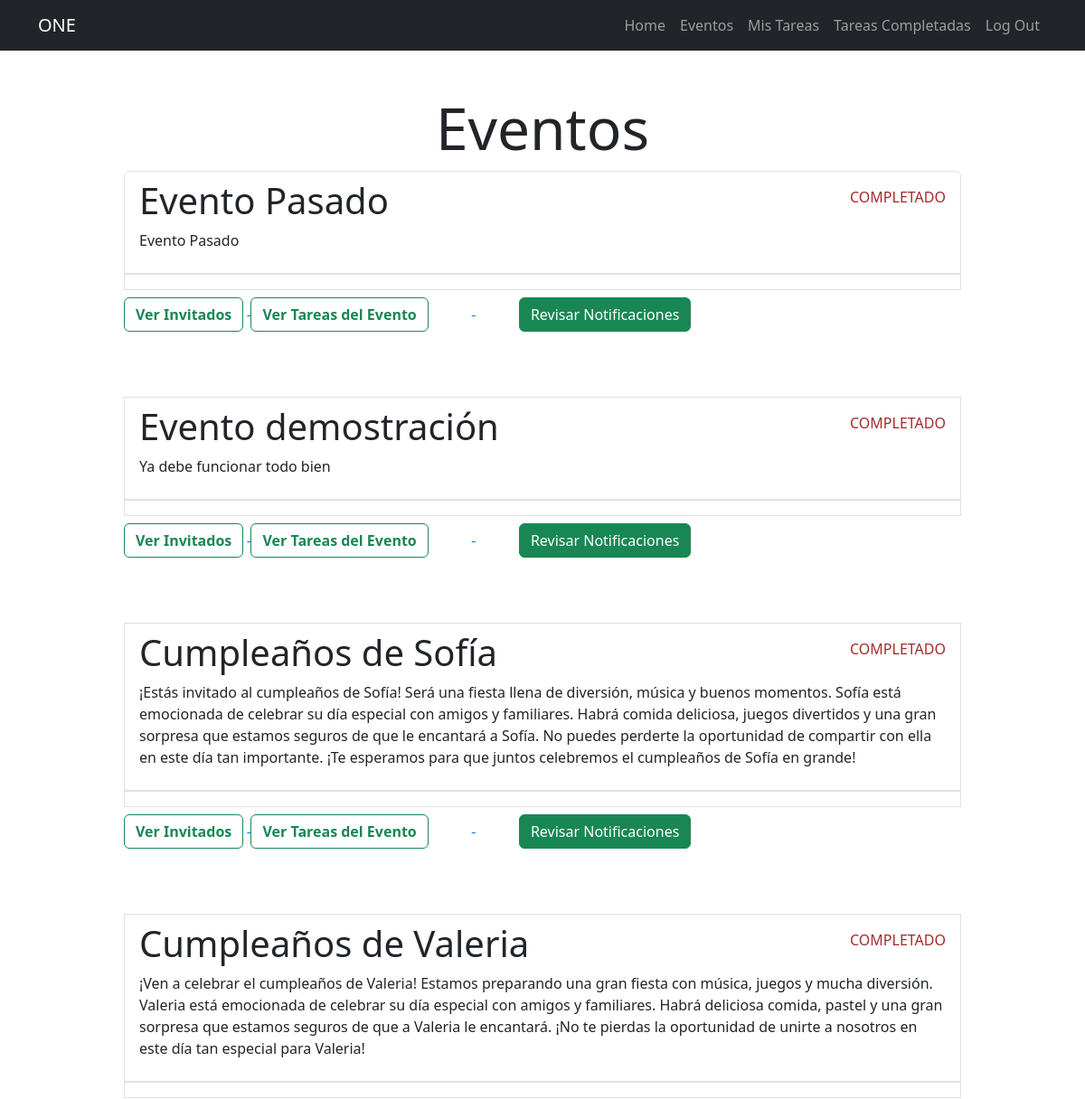
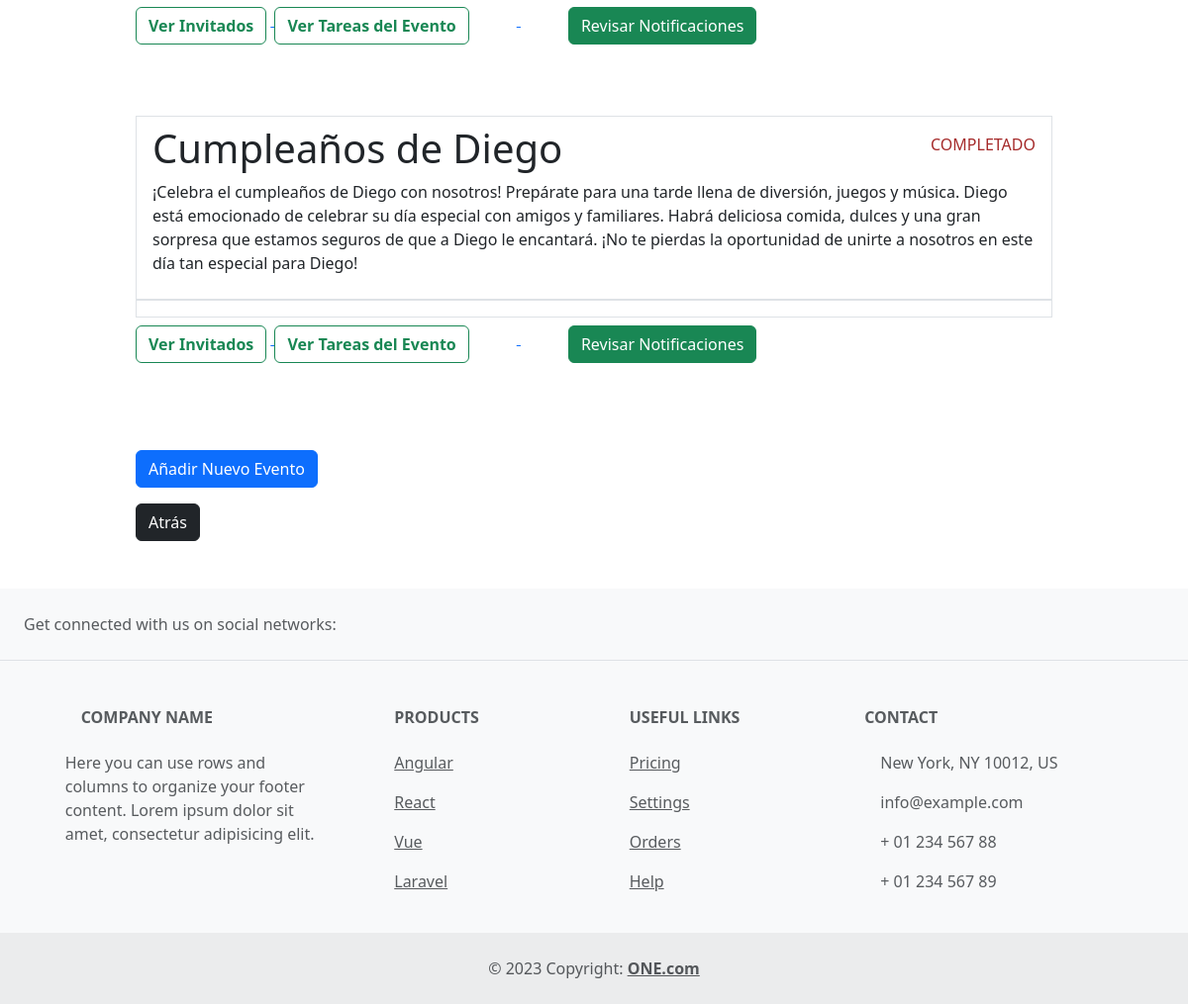
Page /eventos-completos/ (signed in) on the committed database (2 pictures, top to bottom).
### event/models.py (models this page shows, shortened)
class Evento(models.Model):
    nombre = models.CharField(max_length=80)
    descripcion = models.TextField(blank=True)
    fechaCreacion = models.DateTimeField(auto_now_add=True)
    fecha= models.DateField(null = True, blank = True)
    ubicacion = models.CharField(max_length=200)
    user = models.ForeignKey(User, on_delete=models.CASCADE)

### event/views.py (the view)
# urls.py: path('eventos-completos/', eventos_completados, name= 'eventos_completados'),
@login_required
def eventos_completados(request):
    eventos = Evento.objects.filter(user=request.user, fecha__lt = date.today())
    return render(request, 'eventos.html', {'eventos': eventos, 'date': date.today()})

### event/templates/eventos.html (shortened to what this page needs)
{% extends 'base.html' %}
{% block content%}
<main class="container">
    <div class="row">
        <div class="col-md-10 offset-md-1 ">
            <h1 class="mt-5 text-center display-3">Eventos</h1>
            <ul class="list-group">
                {% for evento in eventos %}
                <a href="{% url 'evento_detail' evento.id %}" class="list-group-item">
                    <header class="d-flex justify-content-between">
                        <h1 class="fw-bold-3"> {{evento.nombre}}</h1>
                        {% if evento.fecha < date.today %}
                            <p class="mt-2" style="color: brown;">COMPLETADO</p>
                        {% else %}
                            <p class="mt-2"> {{evento.fecha}} </p>
                        {% endif %}
                    </header>
                    <p> {{evento.descripcion}} </p>
                    <div class="justify-content-end  mb-5">
                        <a href="{% url 'invitados' evento.id %}">
                            <button class="btn btn-outline-success mt-2 me-1 d-inline-block fw-bold">Ver Invitados</button>
                        </a>
                        <a href="{% url 'task_por_evento' evento.id %}">
                            <button class="btn btn-outline-success mt-2 me-5 fw-bold">Ver Tareas del Evento</button>
                        </a>
                        <a href="{% url 'reminders' evento_id=evento.id %}">
                            <button class="btn btn-success mt-2 ms-5 d-inline-block ">Revisar Notificaciones</button>
                        </a>
                    </div>
                </a>
                <br>
                {% endfor %}
            </ul>
            <form action="{% url 'evento_crear' %}"  method="POST">
                <button class="btn btn-primary mt-3">Añadir Nuevo Evento</button>
            </form>
            {% if '/eventos/' not in request.path %}
                <form action="{% url 'eventos' %}"  method="POST">
                    <button class="btn btn-dark mt-3 mb-5" >Atrás</button>
                </form>
            {% endif %}
        </div>
    </div>
</main>
{% endblock %}

### rows in the picture
Evento: nombre "Evento Pasado", fecha "COMPLETADO", descripcion "Evento Pasado"
Evento: nombre "Evento demostración", fecha "COMPLETADO", descripcion "Ya debe funcionar todo bien"
Evento: nombre "Cumpleaños de Sofía", fecha "COMPLETADO", descripcion "¡Estás invitado al cumpleaños de Sofía! Será una fiesta llena de diversión, música y buenos momentos. Sofía está emocionada de celebrar su día especial con amigos y familiares. Habrá comida deliciosa, juegos divertidos y una gran sorpresa que estamos seguros de que le encantará a Sofía. No puedes perderte la oportunidad de compartir con ella en este día tan importante. ¡Te esperamos para que juntos celebremos el cumpleaños de Sofía en grande!"
Evento: nombre "Cumpleaños de Valeria", fecha "COMPLETADO", descripcion "¡Ven a celebrar el cumpleaños de Valeria! Estamos preparando una gran fiesta con música, juegos y mucha diversión. Valeria está emocionada de celebrar su día especial con amigos y familiares. Habrá deliciosa comida, pastel y una gran sorpresa que estamos seguros de que a Valeria le encantará. ¡No te pierdas la oportunidad de unirte a nosotros en este día tan especial para Valeria!"
Evento: nombre "Cumpleaños de Diego", fecha "COMPLETADO", descripcion "¡Celebra el cumpleaños de Diego con nosotros! Prepárate para una tarde llena de diversión, juegos y música. Diego está emocionado de celebrar su día especial con amigos y familiares. Habrá deliciosa comida, dulces y una gran sorpresa que estamos seguros de que a Diego le encantará. ¡No te pierdas la oportunidad de unirte a nosotros en este día tan especial para Diego!"
